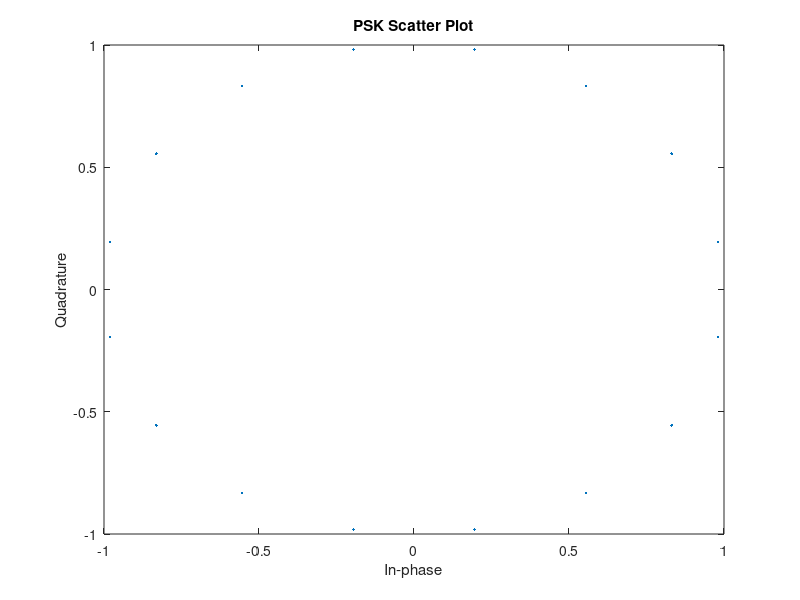
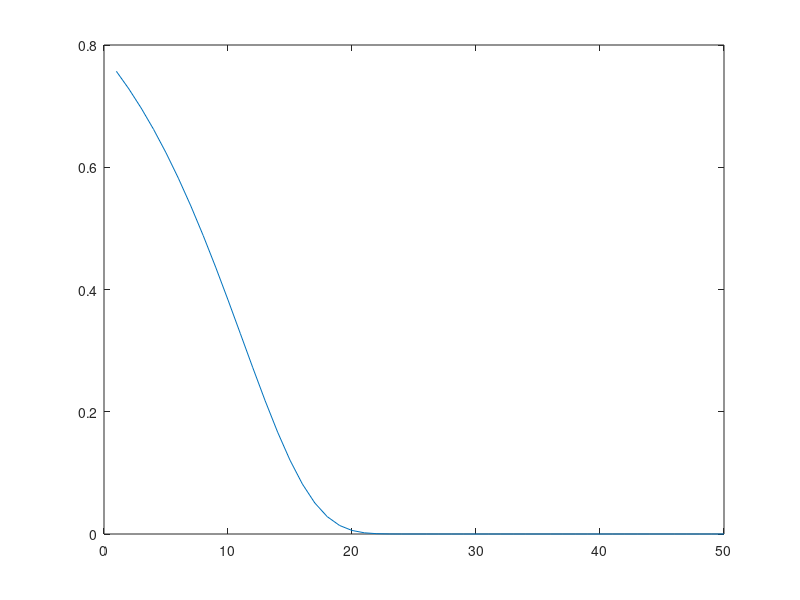

Here is the MATLAB script that generated these plots, in order: (Note: this script raises an error after producing the figures.)
M = 16;
num_symbol = 1000
data = randi([0 M-1], num_symbol,1);
txSig = pskmod(data,M,pi/M);
scatterplot(txSig)
title('PSK Scatter Plot')


rxSig = awgn(txSig,20);
scatterplot(rxSig)
title('Noisy PSK Scatter Plot')

snr = []
BER_sim = []
ber_theoretical = []
for i = 1:1:50
	snr(i) = i
	EbNo = 10^(i/10);
	rxSig = awgn(txSig, EbNo);
	BER_sim(i) = (biterr(int16(abs(txSig)), int16(abs(rxSig))))/num_symbol;
	ber_theoretical(i) = erfc(sqrt(EbNo*((sin(pi/M))^2)))
end
 
plot(snr, BER_sim)
plot(snr, ber_theoretical)
legend('BER_sim ', ber_theoretical ')



